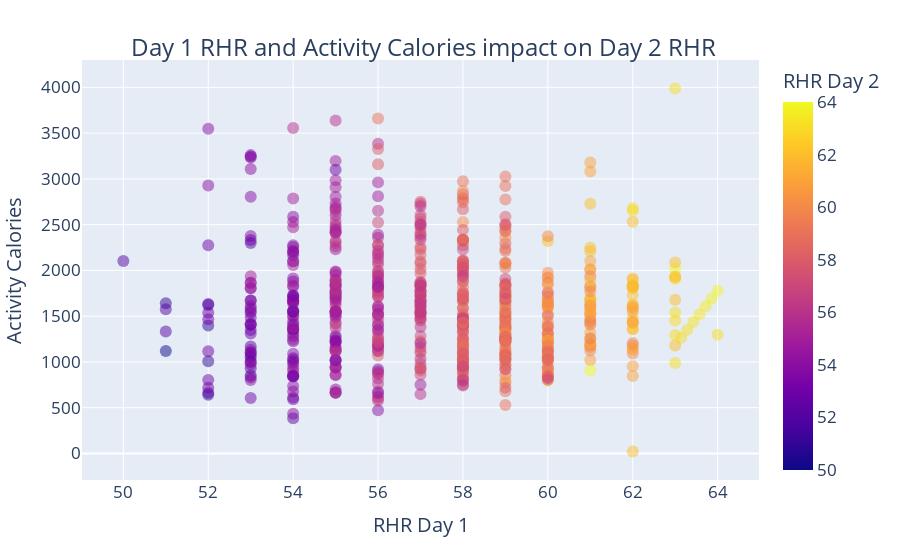

The notebook cell saved with this chart:
### Markdown cell above
# Visualizations

### Code cell
fig1 = px.scatter(df, x='RHR Day 1', y='Activity Calories', color='RHR Day 2', opacity=0.5)
fig1.update_layout(
    title = {
        'text': "Day 1 RHR and Activity Calories impact on Day 2 RHR",
        'x': 0.47,
        'y': 0.93
    },
    font = dict(
        size=17
    ))
fig1.update_traces(marker=dict(size=12),
                  selector=dict(mode='markers'))
fig1

### Figure 1 — Plotly figure (JSON) as saved in the notebook; plotly's stock layout.template omitted (floating-point values rounded to 4 significant figures; data arrays with more than 128 entries replaced by an {"elided": "..."} marker saying what was removed)
{"data": [{"hoverlabel": {"namelength": 0}, "hovertemplate": "RHR Day 1=%{x}<br>Activity Calories=%{y}<br>RHR Day 2=%{marker.color}", "legendgroup": "", "marker": {"color": {"elided": "671 float values"}, "coloraxis": "coloraxis", "opacity": 0.5, "size": 12, "symbol": "circle"}, "mode": "markers", "name": "", "showlegend": false, "type": "scatter", "x": {"elided": "671 float values"}, "xaxis": "x", "y": {"elided": "671 float values"}, "yaxis": "y"}], "layout": {"coloraxis": {"colorbar": {"title": {"text": "RHR Day 2"}}, "colorscale": [[0, "#0d0887"], [0.1111, "#46039f"], [0.2222, "#7201a8"], [0.3333, "#9c179e"], [0.4444, "#bd3786"], [0.5556, "#d8576b"], [0.6667, "#ed7953"], [0.7778, "#fb9f3a"], [0.8889, "#fdca26"], [1, "#f0f921"]]}, "font": {"size": 17}, "legend": {"tracegroupgap": 0}, "margin": {"t": 60}, "title": {"text": "Day 1 RHR and Activity Calories impact on Day 2 RHR", "x": 0.47, "y": 0.93}, "xaxis": {"anchor": "y", "domain": [0, 1], "title": {"text": "RHR Day 1"}}, "yaxis": {"anchor": "x", "domain": [0, 1], "title": {"text": "Activity Calories"}}}}
